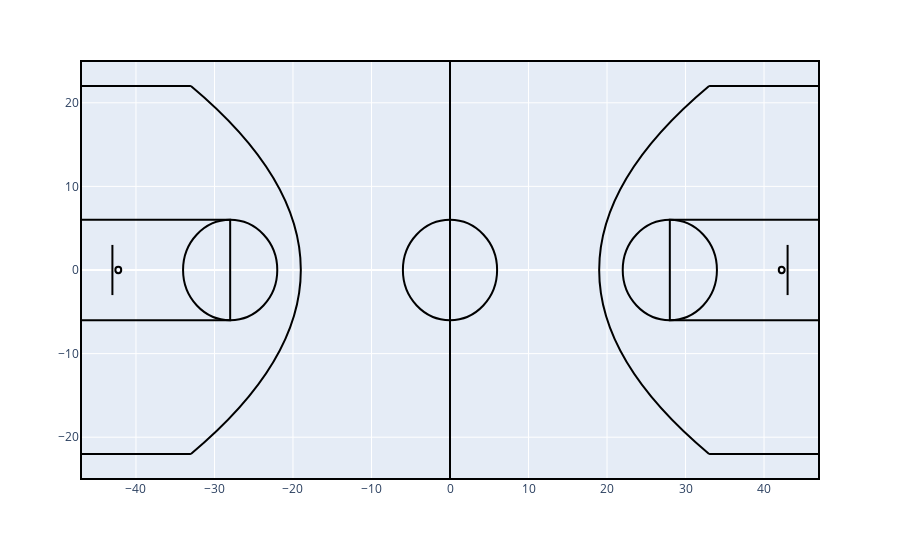

Here is the notebook cell this chart was saved with:
### Code cell
get_basketball_court_fig().show()

### Figure 1 — Plotly figure (JSON) as saved in the notebook; plotly's stock layout.template omitted (floating-point values rounded to 4 significant figures)
{"data": [{"hovertemplate": "<extra></extra>", "legendgroup": "", "marker": {"color": "#636efa", "symbol": "circle"}, "mode": "markers", "name": "", "orientation": "v", "showlegend": false, "type": "scatter", "xaxis": "x", "yaxis": "y"}], "layout": {"legend": {"tracegroupgap": 0}, "margin": {"t": 60}, "shapes": [{"line": {"color": "black", "width": 2}, "type": "rect", "x0": -47, "x1": 47, "y0": -25, "y1": 25}, {"line": {"color": "black", "width": 2}, "type": "rect", "x0": -47, "x1": -28, "y0": -6, "y1": 6}, {"line": {"color": "black", "width": 2}, "type": "rect", "x0": 28, "x1": 47, "y0": -6, "y1": 6}, {"line": {"color": "black", "width": 2}, "type": "rect", "x0": -47, "x1": -33, "y0": 22, "y1": 22}, {"line": {"color": "black", "width": 2}, "type": "rect", "x0": -47, "x1": -33, "y0": -22, "y1": -22}, {"line": {"color": "black", "width": 2}, "type": "rect", "x0": 33, "x1": 47, "y0": 22, "y1": 22}, {"line": {"color": "black", "width": 2}, "type": "rect", "x0": 33, "x1": 47, "y0": -22, "y1": -22}, {"line": {"color": "black", "width": 2}, "type": "line", "x0": 0, "x1": 0, "y0": -25, "y1": 25}, {"line": {"color": "black", "width": 2}, "type": "line", "x0": -43, "x1": -43, "y0": -3, "y1": 3}, {"line": {"color": "black", "width": 2}, "type": "line", "x0": 43, "x1": 43, "y0": -3, "y1": 3}, {"line": {"color": "black", "width": 2}, "type": "circle", "x0": -6, "x1": 6, "y0": -6, "y1": 6}, {"line": {"color": "black", "width": 2}, "type": "circle", "x0": 41.88, "x1": 42.62, "y0": -0.375, "y1": 0.375}, {"line": {"color": "black", "width": 2}, "type": "circle", "x0": -42.62, "x1": -41.88, "y0": -0.375, "y1": 0.375}, {"line": {"color": "black", "width": 2}, "type": "circle", "x0": -34, "x1": -22, "y0": -6, "y1": 6}, {"line": {"color": "black", "width": 2}, "type": "circle", "x0": 22, "x1": 34, "y0": -6, "y1": 6}, {"line": {"color": "black", "width": 2}, "path": "M -33,-22 Q -5,0 -33,22", "type": "path"}, {"line": {"color": "black", "width": 2}, "path": "M 33,-22 Q 5,0 33,22", "type": "path"}], "xaxis": {"anchor": "y", "domain": [0, 1]}, "yaxis": {"anchor": "x", "domain": [0, 1]}}}
